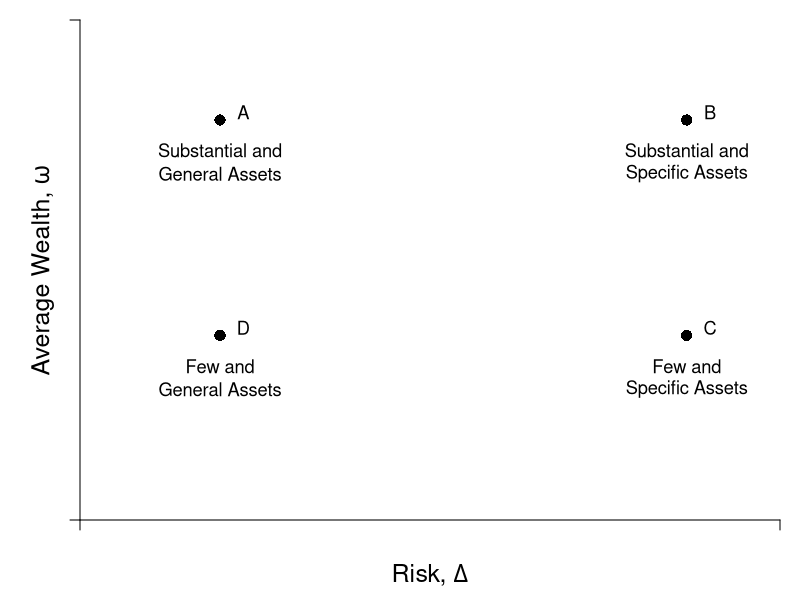

R code for this plot:
#Graph Designer: Simon Halliday & Scott Cohn
#Authors: Bowles, Foley and Halliday
#Title: Coordination, Conflict and Competition: A Text in Microeconomics

library(shape)
pdf(file = "risk/indiff_map_scale.pdf", width = 10, height = 8)


#Set parameters for graphics
axislabelsize <- 1.5
labelsize <- 1.1
graphlinewidth <- 3
segmentlinewidth <- 2

COL <- c("#7fc97f", "#beaed4", "#fdc086", "#ffff99", "#386cb0", "#f0027f", "#bf5b17", "#666666")
COLA <- c("#e0f3db", "#99d8c9","#66c2a4","#41ae76", "#238b45", "#005824")
COLB <- c("#c6dbef", "#4eb3d3", "#2b8cbe", "#0868ac","#084081")
COLC <- c("#fcfbfd", "#efedf5", "#dadaeb", "#bcbddc", "#9e9ac8", "#807dba", "#6a51a3", "#54278f", "#3f007d")

#Edited the margins to cater for the larger LHS labels
par(mar =  c(4, 4, 1, 1))

#Indifference curves of a risk-averse homo economicus (2nd graph out of the two for 4.7)

indiffA <- function(x, ua = 2, slope = 1/12) {
  ua + slope*(x)^2
}

#Add limits on axes and levels of utility for each indifference curve
ylims <- c(0, 32.5)
xlims <- c(0, 15)

npts <- 501 
x <- seq(xlims[1], xlims[2], length.out = npts)
y <- seq(ylims[1], ylims[2], length.out = npts) 

plot(0, 0, xlim = xlims, ylim = ylims, type = "n",
     xlab = expression(paste("")),
     ylab = expression(paste("")), 
     xaxt = "n", 
     yaxt = "n", 
     cex.lab = axislabelsize, 
     bty = "n", 
     xaxs="i", 
     yaxs="i"
)

#x and y limits with plain axes without ticks/numbers to match previous graph

#ticksx <- seq(from = 0, to = xlims[2]+1, by = 4)
#xlabels <- seq(from = 0, to = xlims[2], by = 1)
ticksx <- c(xlims[1], xlims[2])
xlabels <- c(NA, NA)
#ticksy <- seq(from = 0, to = ylims[2]+1, by = 4)
#ylabels <- seq(from = 0, to = ylims[2], by = 1)
ticksy <- c(ylims[1], ylims[2])
ylabels <- c(NA, NA)

axis(1,at = ticksx,  pos = 0, labels = xlabels)
axis(2,at = ticksy,  pos = 0, labels = ylabels, las = 1)

npts <- 500 
xx1 <- seq(xlims[1], xlims[2], length.out = npts)
xx2 <- seq(0, xlims[2], length.out = npts)
xx3 <- seq(xlims[1], 0, length.out = npts)
xx4 <- seq(-11, 0, length.out = npts)

#Axis labels and draw linear utility function
mtext(expression(paste("Risk, ", Delta)), side = 1, line = 2.5, cex = axislabelsize)
text(-0.8, 0.5*ylims[2], expression(paste("Average Wealth, ",omega)), xpd = TRUE, cex = axislabelsize, srt = 90) 

# Asset Labels

text(3, 24, expression(paste("Substantial and")), xpd = TRUE, cex = labelsize)
text(3, 22.5, expression(paste("General Assets")), xpd = TRUE, cex = labelsize)
points(3, 26, pch = 16, col = "black", cex = 1.5,xpd = TRUE)
text(3.5, 26.5, expression(paste("A")), xpd = TRUE, cex = labelsize)


text(3, 10, expression(paste("Few and")), xpd = TRUE, cex = labelsize)
text(3, 8.5, expression(paste("General Assets")), xpd = TRUE, cex = labelsize)
points(3, 12, pch = 16, col = "black", cex = 1.5,xpd = TRUE)
text(3.5, 12.5, expression(paste("D")), xpd = TRUE, cex = labelsize)

text(13, 24, expression(paste("Substantial and")), xpd = TRUE, cex = labelsize)
text(13, 22.5, expression(paste("Specific Assets")), xpd = TRUE, cex = labelsize)
points(13, 26, pch = 16, col = "black", cex = 1.5,xpd = TRUE)
text(13.5, 26.5, expression(paste("B")), xpd = TRUE, cex = labelsize)

text(13, 10, expression(paste("Few and")), xpd = TRUE, cex = labelsize)
text(13, 8.5, expression(paste("Specific Assets")), xpd = TRUE, cex = labelsize)
points(13, 12, pch = 16, col = "black", cex = 1.5,xpd = TRUE)
text(13.5, 12.5, expression(paste("C")), xpd = TRUE, cex = labelsize)

dev.off()
